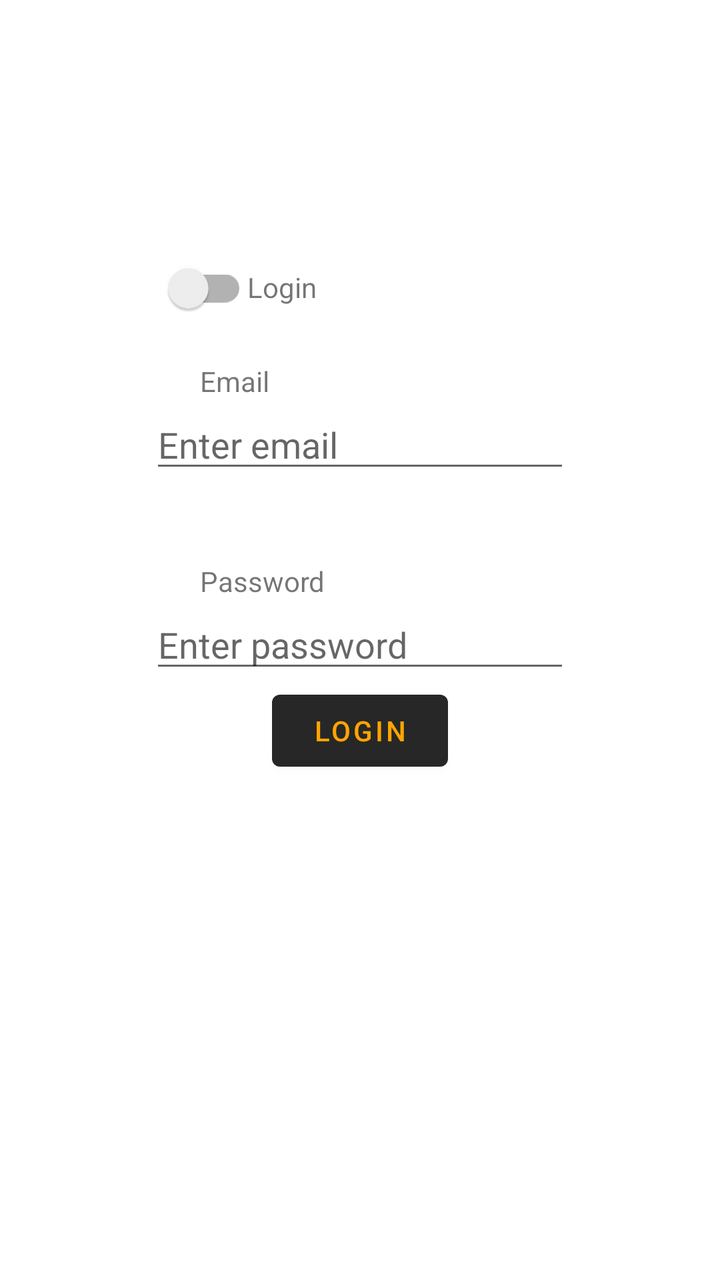
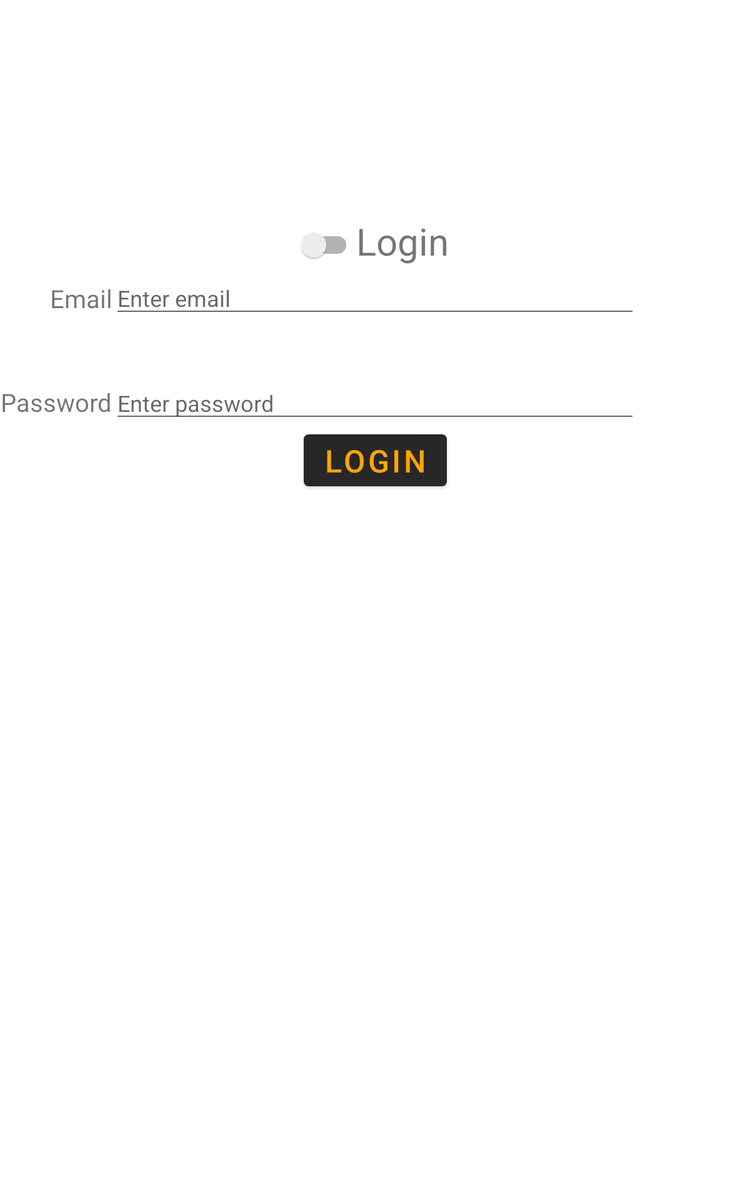

One screen, two layout resources from the same app: the default and the repository's alternative for another configuration. Each is rendered where Android would select it; the XML of both is given below.
<!-- AndroidManifest.xml: application theme Theme.FoodDeliveryApp -->
<!-- res/layout/fragment_login.xml -->
<?xml version="1.0" encoding="utf-8"?>
<androidx.constraintlayout.widget.ConstraintLayout xmlns:android="http://schemas.android.com/apk/res/android"
    xmlns:tools="http://schemas.android.com/tools"
    android:layout_width="match_parent"
    android:layout_height="match_parent"
    xmlns:app="http://schemas.android.com/apk/res-auto"
    tools:context=".fragments.Account.LoginFragment">


    <androidx.appcompat.widget.SwitchCompat
        android:id="@+id/registerLoginSwitch"
        android:layout_width="wrap_content"
        android:layout_height="wrap_content"
        android:layout_marginTop="120dp"
        android:paddingLeft="6dp"

        app:layout_constraintHorizontal_bias="0.242"
        app:layout_constraintLeft_toLeftOf="parent"
        app:layout_constraintRight_toRightOf="parent"
        app:layout_constraintTop_toTopOf="parent"
        app:switchPadding="20dp" />

    <TextView
        android:id="@+id/loginHelperText"
        android:layout_width="0dp"
        android:layout_height="wrap_content"
        android:layout_marginBottom="28dp"
        android:text="Login"
        app:layout_constraintBottom_toTopOf="@id/usernameHelper"
        app:layout_constraintHorizontal_bias="0.0"
        app:layout_constraintLeft_toRightOf="@id/registerLoginSwitch"
        app:layout_constraintRight_toRightOf="parent" />

    <TextView
        android:id="@+id/usernameHelper"
        android:layout_width="wrap_content"
        android:layout_height="wrap_content"
        android:layout_marginStart="100dp"
        android:layout_marginTop="200dp"
        android:text="Email"
        app:layout_constraintBottom_toTopOf="@id/editTextTextEmailAddress"
        app:layout_constraintLeft_toLeftOf="parent"
        app:layout_constraintTop_toTopOf="parent"
        app:layout_constraintVertical_bias="1.0" />

    <EditText
        android:id="@+id/editTextTextEmailAddress"
        android:layout_width="wrap_content"
        android:layout_height="wrap_content"
        android:ems="10"
        android:hint="Enter email"
        android:autofillHints="emailAddress"
        android:inputType="textEmailAddress"
        android:layout_marginTop="200dp"
        app:layout_constraintTop_toTopOf="parent"
        app:layout_constraintLeft_toLeftOf="parent"
        app:layout_constraintRight_toRightOf="parent"/>

    <TextView
        android:id="@+id/passwordHelper"
        android:layout_width="wrap_content"
        android:layout_height="wrap_content"
        android:layout_marginStart="100dp"
        android:text="Password"
        app:layout_constraintBottom_toTopOf="@id/editTextTextPassword"
        app:layout_constraintLeft_toLeftOf="parent"
        app:layout_constraintTop_toTopOf="parent"
        app:layout_constraintVertical_bias="1.0" />

    <EditText
        android:id="@+id/editTextTextPassword"
        android:layout_width="wrap_content"
        android:layout_height="wrap_content"
        android:ems="10"
        android:inputType="textPassword"
        android:layout_marginTop="300dp"
        android:hint="Enter password"
        android:autofillHints="password"
        app:layout_constraintTop_toTopOf="parent"
        app:layout_constraintLeft_toLeftOf="parent"
        app:layout_constraintRight_toRightOf="parent"/>

    <Button
        android:id="@+id/loginBtn"
        android:layout_width="wrap_content"
        android:layout_height="wrap_content"
        android:text="Login"
        app:layout_constraintTop_toBottomOf="@id/editTextTextPassword"
        app:layout_constraintLeft_toLeftOf="parent"
        app:layout_constraintRight_toRightOf="parent"/>


</androidx.constraintlayout.widget.ConstraintLayout>
<!-- resources referenced by this layout -->
<resources>
  <style name="Theme.FoodDeliveryApp" parent="Theme.MaterialComponents.DayNight.NoActionBar">
          
          <item name="colorPrimary">#272727</item>
          <item name="colorPrimaryVariant">#000000</item>
          <item name="colorOnPrimary">#FFA500</item>
          
          <item name="colorSecondary">@color/teal_200</item>
          <item name="colorSecondaryVariant">@color/teal_700</item>
          <item name="colorOnSecondary">@color/black</item>
          
          <item name="android:statusBarColor" tools:targetApi="l">?attr/colorPrimaryVariant</item>
          
      </style>
</resources>
<!-- res/layout-sw600dp/fragment_login.xml (the repository's variant of the layout above) -->
<!-- drawn on a 7-inch tablet held upright -->
<?xml version="1.0" encoding="utf-8"?>
<androidx.constraintlayout.widget.ConstraintLayout xmlns:android="http://schemas.android.com/apk/res/android"
    xmlns:tools="http://schemas.android.com/tools"
    android:layout_width="match_parent"
    android:layout_height="match_parent"
    xmlns:app="http://schemas.android.com/apk/res-auto"
    tools:context=".fragments.Account.LoginFragment">


    <androidx.appcompat.widget.SwitchCompat
        android:id="@+id/registerLoginSwitch"
        android:layout_width="wrap_content"
        android:layout_height="wrap_content"
        android:layout_marginTop="172dp"
        android:paddingLeft="6dp"

        app:layout_constraintHorizontal_bias="0.422"
        app:layout_constraintLeft_toLeftOf="parent"
        app:layout_constraintRight_toRightOf="parent"
        app:layout_constraintTop_toTopOf="parent"
        app:switchPadding="20dp" />

    <TextView
        android:id="@+id/loginHelperText"
        android:layout_width="wrap_content"
        android:layout_height="wrap_content"
        android:layout_marginBottom="12dp"
        android:text="Login"
        android:textSize="30sp"
        android:layout_marginStart="4dp"
        app:layout_constraintBottom_toTopOf="@id/usernameHelper"
        app:layout_constraintHorizontal_bias="0.0"
        app:layout_constraintLeft_toRightOf="@id/registerLoginSwitch"
        app:layout_constraintRight_toRightOf="parent" />

    <TextView
        android:id="@+id/usernameHelper"
        android:layout_width="wrap_content"
        android:layout_height="wrap_content"
        android:layout_marginTop="225dp"
        android:text="Email"
        android:textSize="20sp"
        app:layout_constraintHorizontal_bias="1.0"
        app:layout_constraintLeft_toLeftOf="parent"
        app:layout_constraintRight_toLeftOf="@id/editTextTextEmailAddress"
        app:layout_constraintTop_toTopOf="parent" />

    <EditText
        android:id="@+id/editTextTextEmailAddress"
        android:layout_width="wrap_content"
        android:layout_height="wrap_content"
        android:layout_marginTop="216dp"
        android:autofillHints="emailAddress"
        android:ems="20"
        android:hint="Enter email"
        android:inputType="textEmailAddress"
        app:layout_constraintLeft_toLeftOf="parent"
        app:layout_constraintRight_toRightOf="parent"
        app:layout_constraintTop_toTopOf="parent" />

    <TextView
        android:id="@+id/passwordHelper"
        android:layout_width="wrap_content"
        android:layout_height="wrap_content"
        android:layout_marginTop="308dp"
        android:text="Password"
        android:textSize="20sp"
        app:layout_constraintHorizontal_bias="1.0"
        app:layout_constraintLeft_toLeftOf="parent"
        app:layout_constraintRight_toLeftOf="@id/editTextTextPassword"
        app:layout_constraintTop_toTopOf="parent" />

    <EditText
        android:id="@+id/editTextTextPassword"
        android:layout_width="wrap_content"
        android:layout_height="wrap_content"
        android:ems="20"
        android:inputType="textPassword"
        android:layout_marginTop="300dp"
        android:hint="Enter password"
        android:autofillHints="password"
        app:layout_constraintTop_toTopOf="parent"
        app:layout_constraintLeft_toLeftOf="parent"
        app:layout_constraintRight_toRightOf="parent"/>

    <Button
        android:id="@+id/loginBtn"
        android:layout_width="wrap_content"
        android:layout_height="wrap_content"
        android:text="Login"

        android:textSize="25sp"
        app:layout_constraintTop_toBottomOf="@id/editTextTextPassword"
        app:layout_constraintLeft_toLeftOf="parent"
        app:layout_constraintRight_toRightOf="parent"/>


</androidx.constraintlayout.widget.ConstraintLayout>
